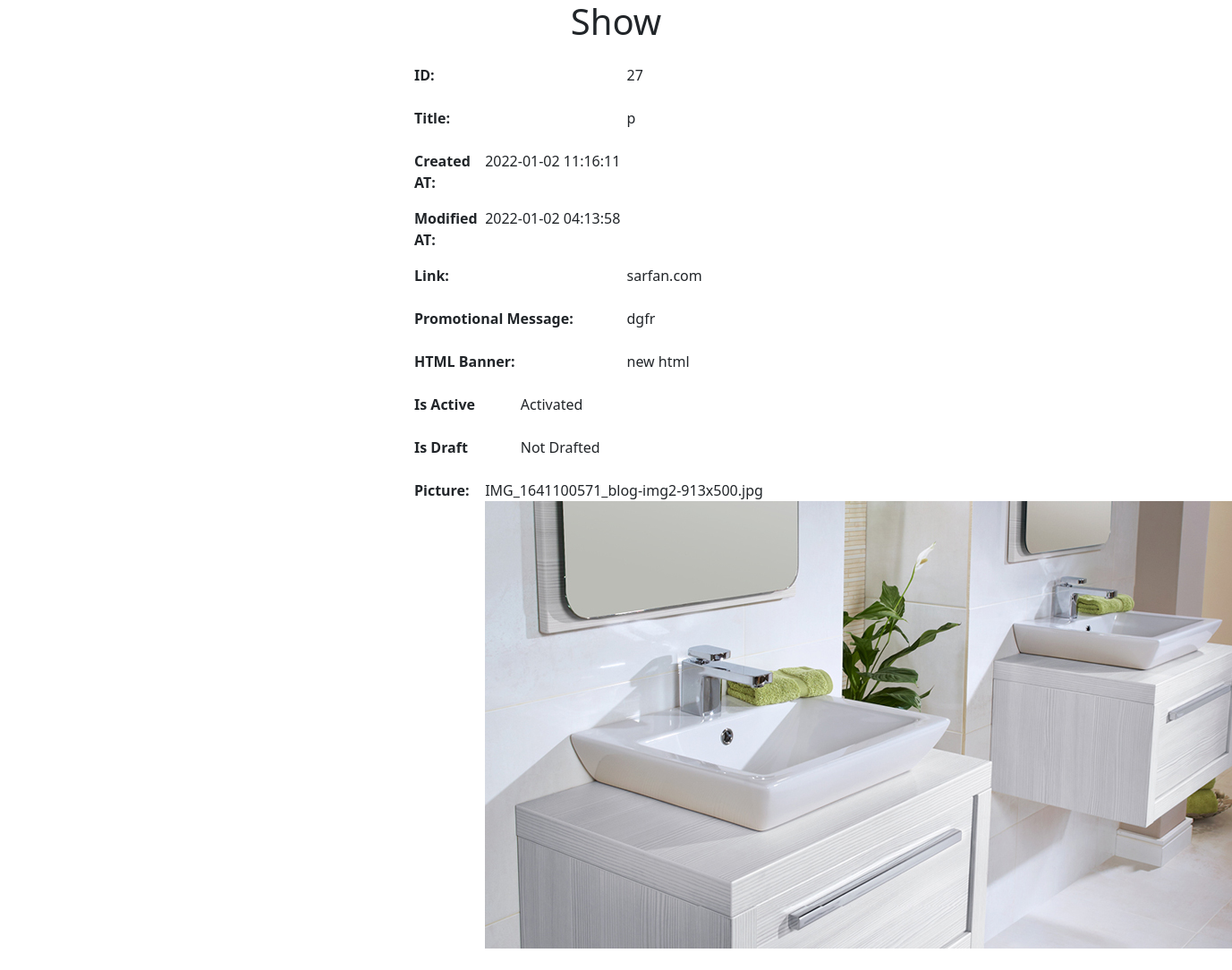
/admin/Banners/show.php?id=27, run on an earlier commit of the app's database.
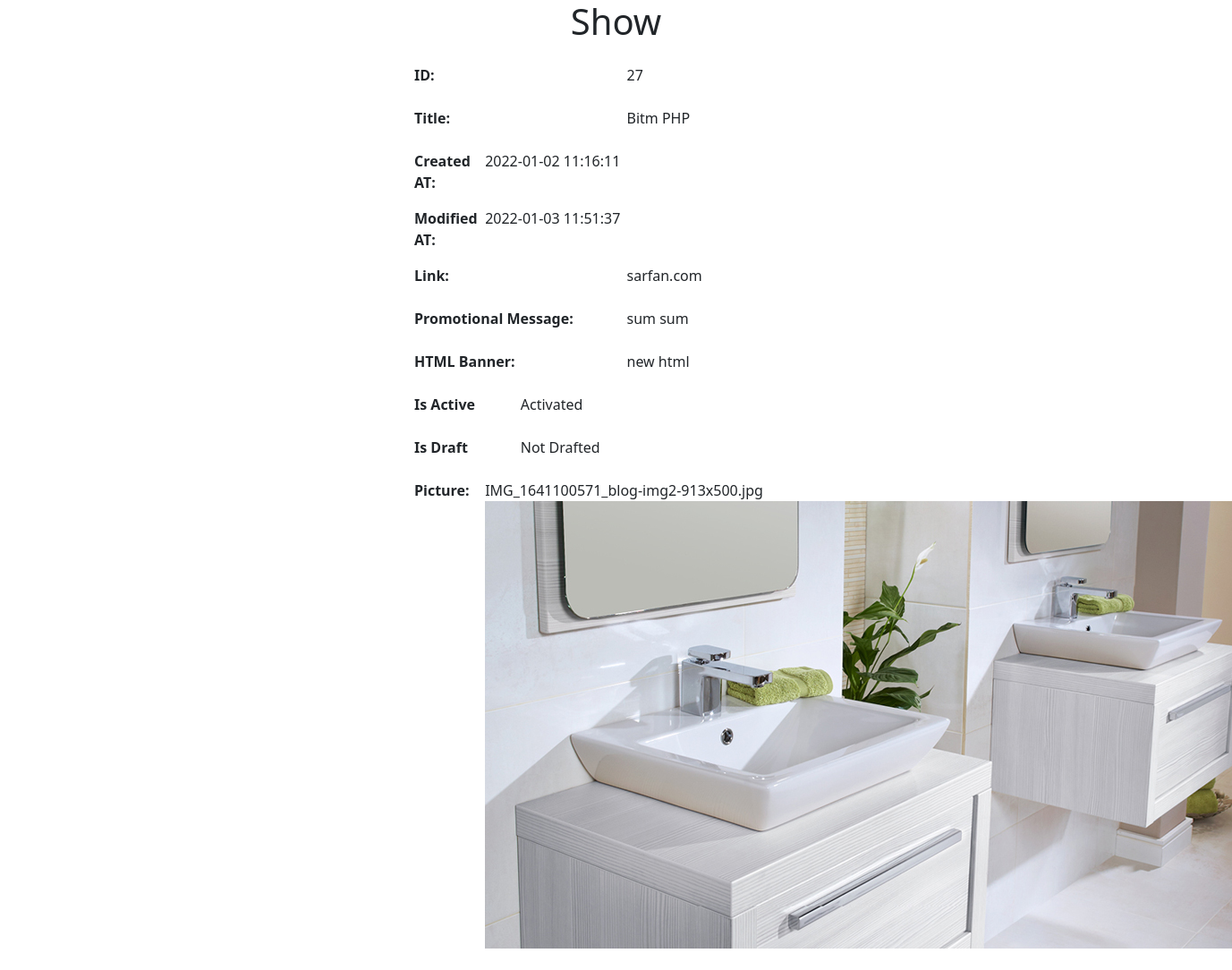
And on a later commit of the database.
### tables this page shows
CREATE TABLE `banner` (
  `id` int(11) NOT NULL,
  `title` varchar(255) NOT NULL,
  `link` varchar(255) NOT NULL,
  `promotional_message` varchar(255) NOT NULL,
  `html_banner` varchar(255) NOT NULL,
  `is_draft` tinyint(4) NOT NULL DEFAULT '0',
  `picture` varchar(255) DEFAULT NULL,
  `created_at` datetime NOT NULL DEFAULT CURRENT_TIMESTAMP,
  `modified_at` datetime NOT NULL DEFAULT CURRENT_TIMESTAMP,
  `is_active` tinyint(4) NOT NULL DEFAULT '0'
);

### src/Banner.php (called while the page is built, shortened)
<?php
class Banner{
    public $conn = null;
    public function __construct()
    {
        $this->conn = new PDO("mysql:host=localhost;dbname=ecommerce",
            'root', '');
        $this->conn->setAttribute(PDO::ATTR_ERRMODE,
            PDO::ERRMODE_EXCEPTION);
    }
    public function show(){
        $_id = $_GET['id'];
        $query = "SELECT * FROM `banner` WHERE id = :id";
        $stmt = $this->conn->prepare($query);
        $stmt->bindParam(':id', $_id);
        $result = $stmt->execute();
        $banner = $stmt->fetch();
        return $banner;
    }
}
?>

### config.php (called while the page is built, shortened)
<?php
$webroot = 'http://localhost/batch1-arfan/crud/';
?>

### admin/Banners/show.php (the view, shortened to what this page needs)
<?php
include_once($_SERVER['DOCUMENT_ROOT']."/batch1-arfan/crud/config.php");
$_banner = new Banner();
$banner = $_banner->show();
?>
<!doctype html>
<html lang="en">
<head>
    <link href="https://cdn.jsdelivr.net/npm/bootstrap@5.1.3/dist/css/bootstrap.min.css" rel="stylesheet">
</head>
<body>
<section>
    <div class="container">
        <div class="row justify-content-center">
            <div class="col-md-5">
                <h1 class="text-center mb-4">Show</h1>
                <dl class="row">
                    <dt class="col-md-6">ID:</dt>
                    <dd class="col-md-6"><?= $banner['id'];?></dd>
                </dl>
                <dl class="row">
                    <dt class="col-md-6">Title:</dt>
                    <dd class="col-md-6"><?= $banner['title'];?></dd>
                </dl>
                <dl class="row">
                    <dt class="col-md-2">Created AT:</dt>
                    <dd class="col-md-10"><?= $banner['created_at'];?></dd>
                </dl>
                <dl class="row">
                    <dt class="col-md-2">Modified AT:</dt>
                    <dd class="col-md-10"><?= $banner['modified_at'];?></dd>
                </dl>
                <dl class="row">
                    <dt class="col-md-6">Link:</dt>
                    <dd class="col-md-6"><?= $banner['link'];?></dd>
                </dl>
                <dl class="row">
                    <dt class="col-md-6">Promotional Message:</dt>
                    <dd class="col-md-6"><?= $banner['promotional_message'];?></dd>
                </dl>
                <dl class="row">
                    <dt class="col-md-6">HTML Banner:</dt>
                    <dd class="col-md-6"><?= $banner['html_banner'];?></dd>
                </dl>
                <dl class="row">
                    <dt class="col-md-3">Is Active</dt>
                    <dd class="col-md-9">
                        <?php
                        echo $banner['is_active'] ? 'Activated' : 'Deactivated';
                        ?>
                    </dd>
                </dl><dl class="row">
                    <dt class="col-md-3">Is Draft</dt>
                    <dd class="col-md-9">
                        <?php
                        echo $banner['is_draft'] ? 'Drafted' : 'Not Drafted';
                        ?>
                    </dd>
                </dl>
                <dl class="row">
                    <dt class="col-md-2">Picture:</dt>
                    <dd class="col-md-10">
                        <?= $banner['picture'];?>
                        <img src="<?=$webroot;?>uploads/<?=$banner['picture'];?>">
                    </dd>
                </dl>
            </div>
        </div>
    </div>
</section>
</body>
</html>

What changed in the data, as far as the page shows it:
changed banner "sarfan.com": title "p" → "Bitm PHP"; modified_at "2022-01-02 04:13:58" → "2022-01-03 11:51:37"; promotional_message "dgfr" → "sum sum"
